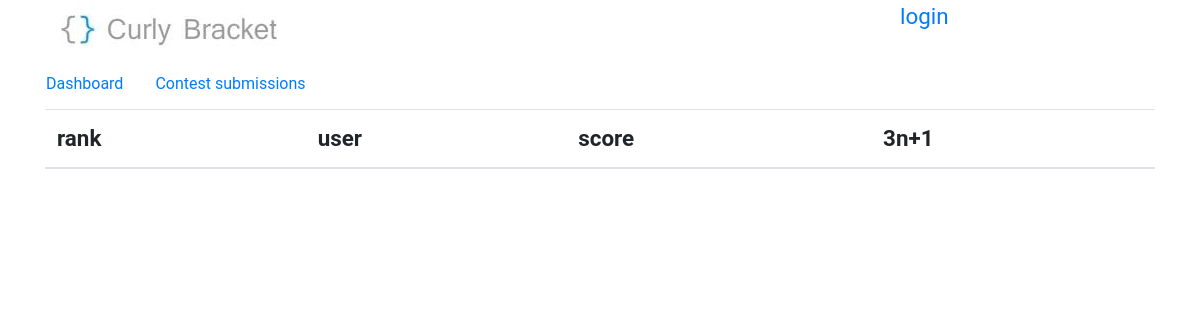
/contest/1/scoreboard, run on an earlier commit of the app's database.
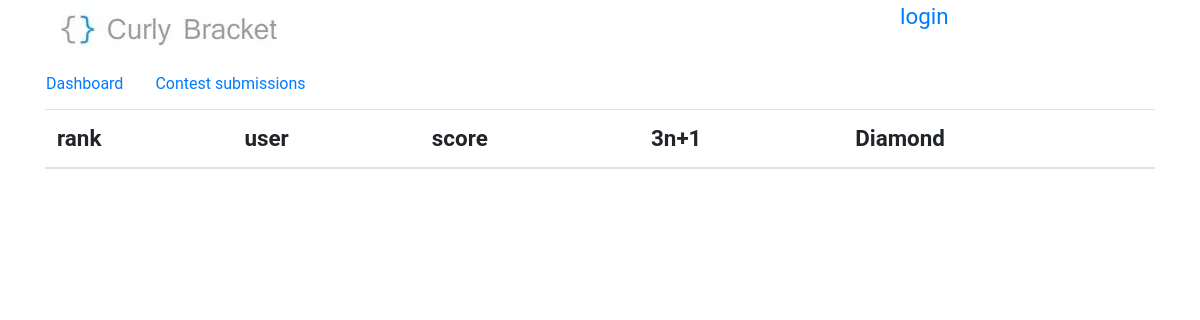
And on a later commit of the database.
### BracketsOJ/models.py (models this page shows)
class problem(models.Model):
    title = models.CharField(max_length=50)
    time_limit = models.IntegerField(default=100)
    memory_limit = models.IntegerField(default=64)
    statement = models.CharField(max_length=500)
    input_section = models.CharField(max_length=500)
    output_section = models.CharField(max_length=500)
    samples = models.IntegerField(default=1)
    notes = models.CharField(max_length=200, blank=True, null=True)
    added = models.DateField(auto_now_add=True, blank=True)
    contest = models.ForeignKey(contest, on_delete=models.SET_NULL, null=True, blank=True)
    checker = models.CharField(max_length=50, default='ecmp')
    def __str__(self):
        return self.title

### BracketsOJ/views.py (the view, shortened to what this page needs)
# urls.py: re_path(r'^contest/(?P<contest_id>\d+)/scoreboard/?$', views.scoreboardView, name='scoreboard'),
def scoreboardView(request, contest_id):
    current_contest = get_object_or_404(contest,id = contest_id)
    problems = problem.objects.filter(contest_id=contest_id)
    submissions = submission.objects.filter(problem__contest_id = contest_id).order_by('submitted')
    users_dict = {}
    for user_name, user_dict in users_dict.items():
        users_dict[user_name]['bracketsscore'] = get_acs(user_dict)
    users_dict = dict(sorted(users_dict.items(), key=sort_on_acs, reverse=True))
    try:
        return render(request, 'scoreboard.html', {'contest': current_contest, 'problems': problems, 'scoreboard': users_dict})
    except:
        raise SuspiciousOperation()

### templates/scoreboard.html (shortened to what this page needs)
{% extends 'base.html' %}
{% block content %}
        <div>
            <nav class="row nav problem-text">
                <a class="nav-link" href="/contest/{{ contest.id }}">Dashboard</a>
                <a class="nav-link" href="/contest/{{ contest.id }}/submissions">Contest submissions</a>
            </nav>
        </div>
        <div class="table-responsive">
            <table class="table table-striped">
                <thead>
                    <tr>
                        <th>
                            rank
                        </th>
                        <th>
                            user
                        </th>
                        <th>
                            score
                        </th>
                        {% for problem in problems %}
                            <th>
                                {{ problem }}
                            </th>
                        {% endfor %}
                    </tr>
                </thead>
            </table>
        </div>
{% endblock %}

What changed in the data, as far as the page shows it:
added problem: title "Diamond"
